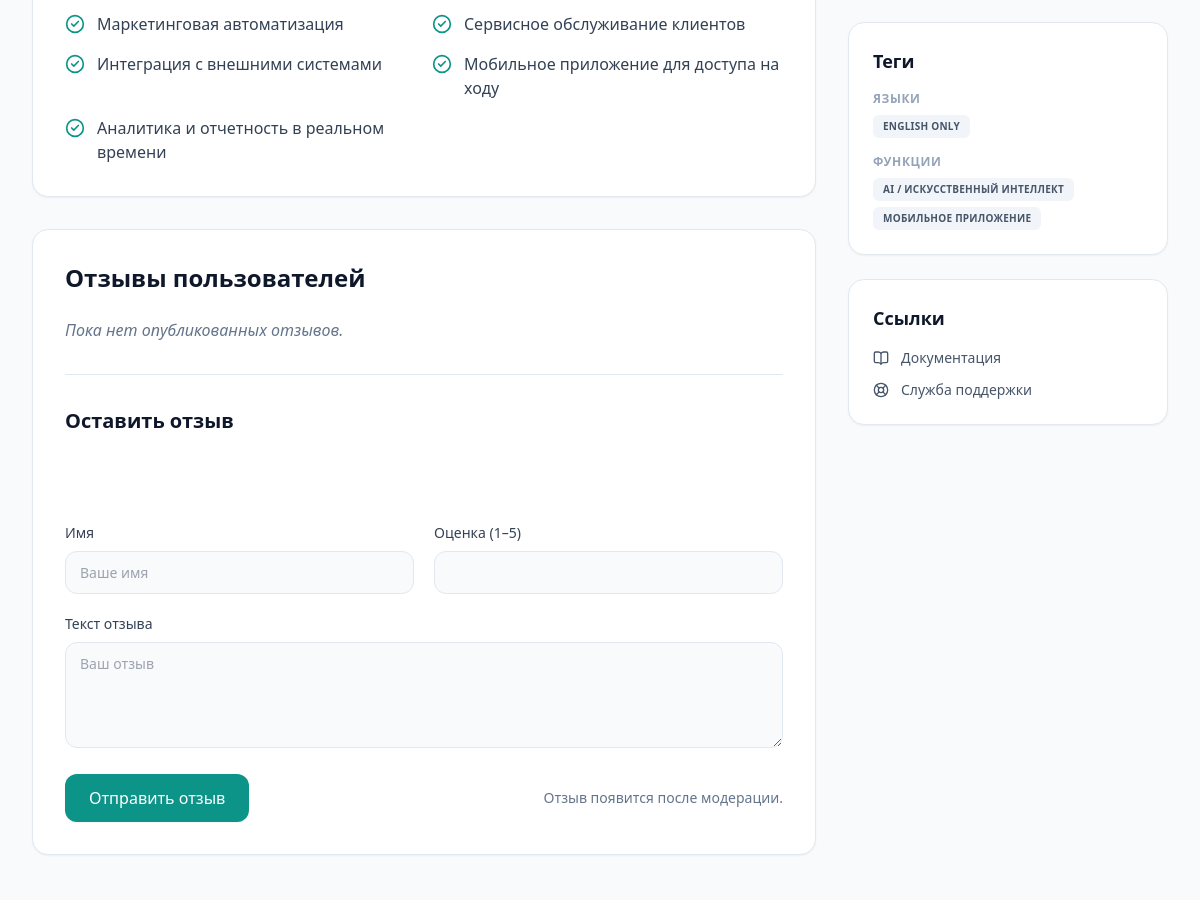
Before: /crm/creatio/ (middle part) with the older database file.
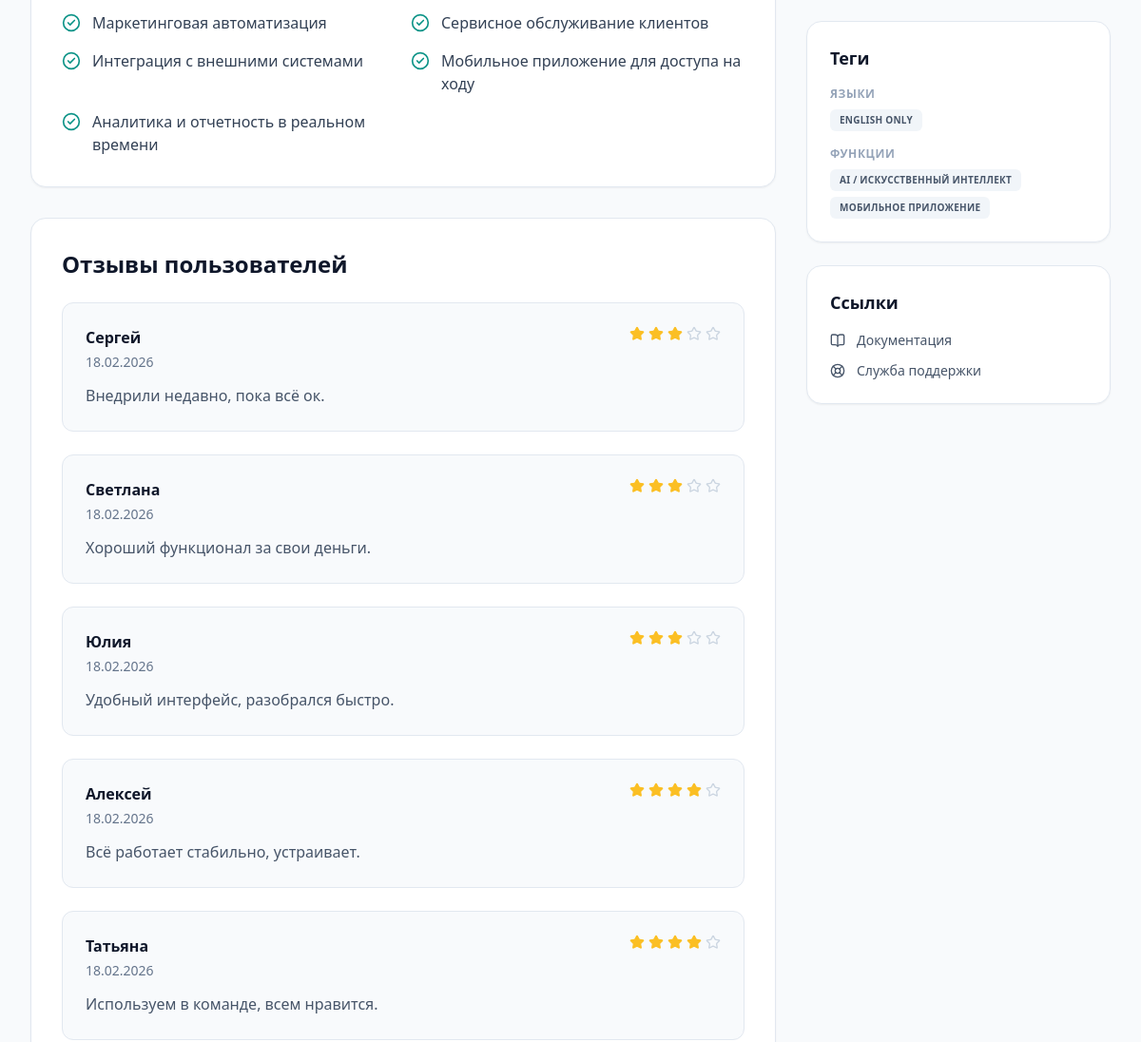
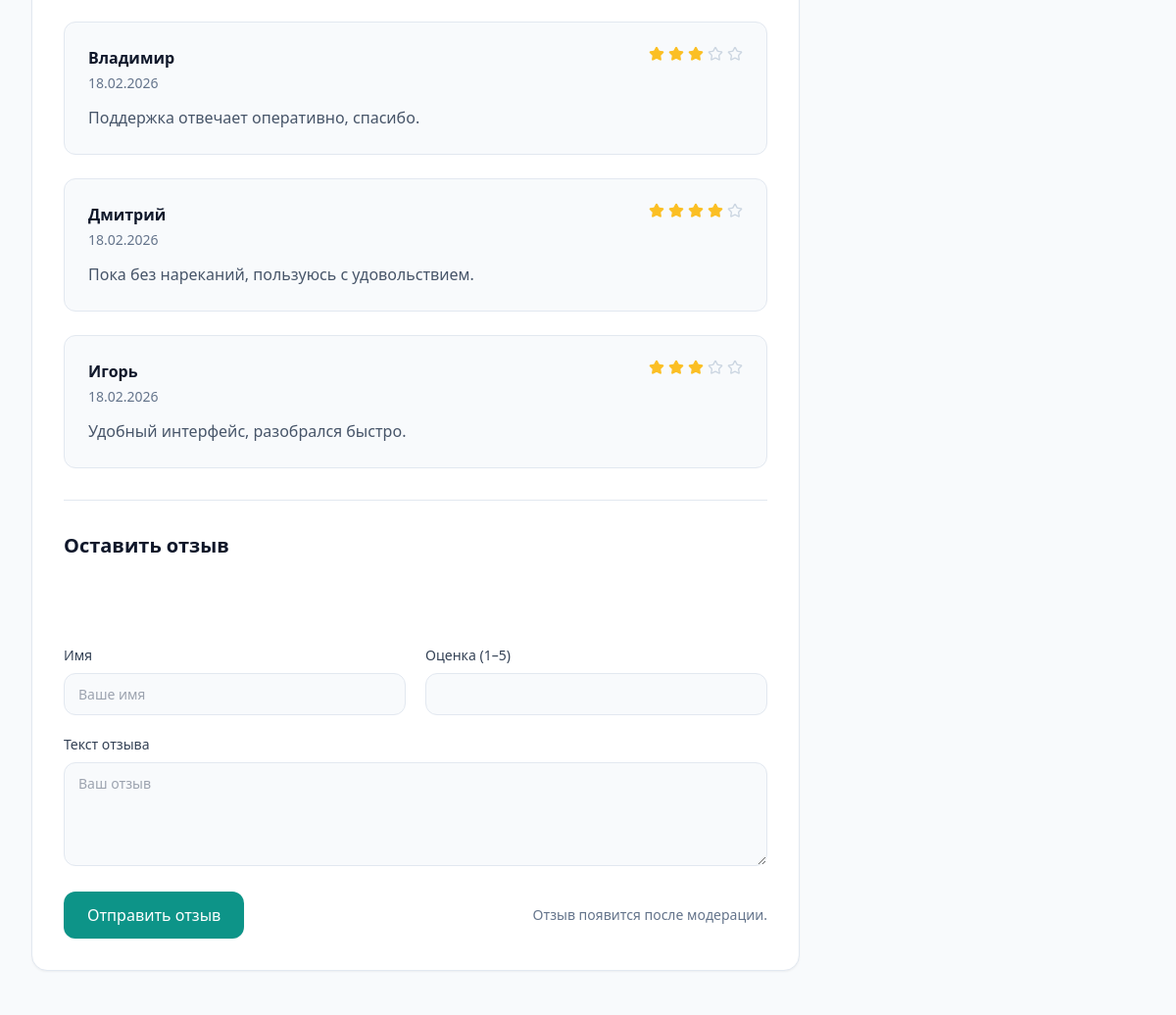
After: the same page with the newer database file (2 pictures, top to bottom).
### catalog/models.py (models this page shows, shortened)
class Tag(models.Model):
    class Group(models.TextChoices):
        INTEGRATION = "integration", "Интеграции"
        SUPPORT = "support", "Поддержка"
        LANGUAGE = "language", "Языки"
        FEATURE = "feature", "Функции"
        INDUSTRY = "industry", "Отрасли"
        OTHER = "other", "Другое"
    name = models.CharField("Название", max_length=120)
    slug = models.SlugField("Slug", max_length=140)
    group = models.CharField("Группа", max_length=32, choices=Group.choices, default=Group.OTHER)
    sort_order = models.PositiveIntegerField("Порядок", default=100)
    class Meta:
        verbose_name = "Тег"
        verbose_name_plural = "Теги"
        constraints = [models.UniqueConstraint(fields=["group", "slug"], name="uniq_tag_group_slug")]

class Review(models.Model):
    product = models.ForeignKey(Product, verbose_name="Сервис", related_name="reviews", on_delete=models.CASCADE)
    author_name = models.CharField("Имя", max_length=80)
    rating = models.PositiveSmallIntegerField(
        "Оценка",
        validators=[MinValueValidator(1), MaxValueValidator(5)],
    )
    text = models.TextField("Текст отзыва", max_length=2000)
    is_published = models.BooleanField("Опубликовано", default=False)
    created_at = models.DateTimeField("Создано", auto_now_add=True)
    class Meta:
        verbose_name = "Отзыв"
        verbose_name_plural = "Отзывы"
        ordering = ["-created_at"]

### catalog/views.py (the view, shortened to what this page needs)
# urls.py: path("<slug:top_slug>/<slug:slug>/", views.category_or_product, name="category_or_product"),
def category_or_product(request: HttpRequest, top_slug: str, slug: str) -> HttpResponse:
    top = get_object_or_404(Category, parent__isnull=True, slug=top_slug)
    subcat = Category.objects.filter(parent=top, slug=slug).first()
    top_ids = descendant_category_ids(top)
    product = (
        Product.objects.filter(is_published=True, category_id__in=top_ids, slug=slug)
        .select_related("category")
        .prefetch_related("tags")
        .first()
    )
    if not product:
        raise Http404
    if request.method == "POST":
        form = ReviewForm(request.POST)
        if form.is_valid():
            data = {k: v for k, v in form.cleaned_data.items() if k != "website"}
            Review.objects.create(product=product, **data)
            return redirect(product.get_absolute_url() + "#reviews")
    else:
        form = ReviewForm()
    published_reviews = product.reviews.filter(is_published=True)
    breadcrumbs = [
        ("Главная", reverse("catalog:home")),
        (top.name, top.get_absolute_url()),
        (product.name, product.get_absolute_url()),
    ]
    base = _base_url(request)
    meta_description = (product.short_description or product.description or "")[:160]
    if not meta_description:
        meta_description = f"{product.name} — обзор в каталоге {top.name}. {DEFAULT_META_DESCRIPTION}"
    else:
        meta_description = meta_description.strip() + ("…" if len((product.short_description or product.description or "")) > 160 else "")
    structured = [
        breadcrumb_list(breadcrumbs, base),
        software_application_ld(product, base),
    ]
    review_ld = review_list_ld(product, list(published_reviews), base)
    if review_ld:
        structured.append(review_ld)
    saved_ids = list(request.session.get(SESSION_SAVED, []))
    compare_ids = list(request.session.get(SESSION_COMPARE, []))
    top_ids = descendant_category_ids(top)
    popular_products = _popular_products(category_ids=top_ids, exclude_product_id=product.id)
    return render(
        request,
        "catalog/product_detail.html",
        {
            "product": product,
            "top": top,
            "breadcrumbs": breadcrumbs,
            "canonical_url": product.get_absolute_url(),
            "meta_description": meta_description,
            "structured_data_scripts": _structured_data_scripts(structured),
            "published_reviews": published_reviews,
            "review_form": form,
            "tags_by_group": product.get_tags_by_group(),
            "product_in_saved": product.id in saved_ids,
            "product_in_compare": product.id in compare_ids,
            "popular_products": popular_products,
        },
    )

### catalog/forms.py (shortened to what this page needs)
class ReviewForm(forms.ModelForm):
    website = forms.CharField(
        required=False,
        label="",
        widget=forms.TextInput(
            attrs={
                "autocomplete": "off",
                "tabindex": "-1",
                "class": "d-none",
            }
        ),
        help_text="",
    )
    class Meta:
        model = Review
        fields = ["author_name", "rating", "text"]
        widgets = {
            "author_name": forms.TextInput(attrs={"class": "form-control", "placeholder": "Ваше имя"}),
            "rating": forms.NumberInput(attrs={"class": "form-control", "min": "1", "max": "5"}),
            "text": forms.Textarea(attrs={"class": "form-control", "rows": 4, "placeholder": "Ваш отзыв"}),
        }

### catalog/context_processors.py (called while the page is built)
def _get_saved_ids(request):
    return list(request.session.get(SESSION_SAVED, []))

def _get_compare_ids(request):
    return list(request.session.get(SESSION_COMPARE, []))

def top_categories(request):
    try:
        qs = Category.objects.filter(parent__isnull=True).order_by("sort_order", "name")
    except Exception:
        qs = Category.objects.none()
    saved_ids = _get_saved_ids(request)
    compare_ids = _get_compare_ids(request)
    return {
        "TOP_CATEGORIES": qs,
        "saved_product_ids": saved_ids,
        "compare_product_ids": compare_ids,
        "saved_count": len(saved_ids),
        "compare_count": len(compare_ids),
        "max_compare": MAX_COMPARE,
    }

### catalog/models.py (called while the page is built)
    def get_top(self) -> "Category":
        cur: Category = self
        while cur.parent_id is not None:
            cur = cur.parent  # type: ignore[assignment]
        return cur

    def get_absolute_url(self) -> str:
        if self.parent_id is None:
            return reverse("catalog:category_top", kwargs={"top_slug": self.slug})
        return reverse(
            "catalog:category_or_product",
            kwargs={"top_slug": self.get_top().slug, "slug": self.slug},
        )

    def get_top(self) -> Category:
        return self.category.get_top()

    def get_absolute_url(self) -> str:
        top = self.get_top()
        return reverse("catalog:category_or_product", kwargs={"top_slug": top.slug, "slug": self.slug})

### catalog/seo.py (called while the page is built)
def _strip_script(s: str, max_len: int = 500) -> str:
    if not s:
        return ""
    s = str(s).replace("</script>", "").strip()[:max_len]
    return s

### catalog/views.py (called while the page is built)
def _base_url(request: HttpRequest) -> str:
    return request.build_absolute_uri("/").rstrip("/")

### templates/catalog/product_detail.html (shortened to what this page needs)
{% extends "base.html" %}
{% load humanize %}
{% load static %}
{% block content %}
<section class="py-12 bg-slate-50">
  <div class="max-w-7xl mx-auto px-4 sm:px-6 lg:px-8">
    <div class="flex flex-col lg:flex-row gap-8">
      <div class="flex-1 min-w-0">
        {% if product.key_features %}
        <div class="bg-white rounded-2xl border border-slate-200 p-8 shadow-sm mb-8" data-aos="fade-up">
          <div class="grid sm:grid-cols-2 gap-4">
            {% for line in product.key_features.splitlines %}
              {% if line %}
                <div class="flex items-start gap-3">
                  <i data-lucide="check-circle-2" class="w-5 h-5 text-teal-600 shrink-0 mt-0.5"></i>
                  <span class="text-slate-700 font-medium">{{ line }}</span>
                </div>
              {% endif %}
            {% endfor %}
          </div>
        </div>
        {% endif %}
        <div class="bg-white rounded-2xl border border-slate-200 p-8 shadow-sm" data-aos="fade-up">
          <h2 class="text-2xl font-heading font-bold text-slate-900 mb-6 m-0">Отзывы пользователей</h2>
          {% if published_reviews %}
            <div class="space-y-6 mb-8">
              {% for r in published_reviews %}
                <div class="p-6 border border-slate-200 rounded-xl bg-slate-50" itemscope itemtype="https://schema.org/Review">
                  <div class="flex justify-between items-start mb-3">
                    <div>
                      <strong class="text-slate-900 font-heading block" itemprop="author" itemscope itemtype="https://schema.org/Person"><span itemprop="name">{{ r.author_name }}</span></strong>
                      <div class="text-slate-500 text-sm mt-1">{% if r.created_at %}<time itemprop="datePublished" datetime="{{ r.created_at|date:'c' }}">{{ r.created_at|date:"d.m.Y" }}</time>{% endif %}</div>
                    </div>
                    <div class="flex items-center gap-1" itemprop="reviewRating" itemscope itemtype="https://schema.org/Rating">
                      {% for i in "12345" %}
                        <i data-lucide="star" class="w-4 h-4 {% if forloop.counter <= r.rating %}fill-amber-400 text-amber-400{% else %}text-slate-300{% endif %}"></i>
                      {% endfor %}
                    </div>
                  </div>
                  <div class="text-slate-600 leading-relaxed" itemprop="reviewBody">{{ r.text|linebreaksbr }}</div>
                </div>
              {% endfor %}
            </div>
          {% else %}
            <p class="text-slate-500 italic mb-8">Пока нет опубликованных отзывов.</p>
          {% endif %}
          <div class="border-t border-slate-200 pt-8 mt-8">
            <h3 class="text-xl font-heading font-bold text-slate-900 mb-6 m-0">Оставить отзыв</h3>
            <form method="post" class="space-y-5 m-0">
              {{ review_form.website }}
              <div class="grid sm:grid-cols-2 gap-5">
                <div>
                  <label class="block text-sm font-medium text-slate-700 mb-2">Имя</label>
                  {{ review_form.author_name }}
                </div>
                <div>
                  <label class="block text-sm font-medium text-slate-700 mb-2">Оценка (1–5)</label>
                  {{ review_form.rating }}
                </div>
              </div>
              <div>
                <label class="block text-sm font-medium text-slate-700 mb-2">Текст отзыва</label>
                {{ review_form.text }}
              </div>
              <div class="flex items-center justify-between mt-6">
                <button type="submit" class="inline-flex items-center justify-center px-6 py-3 rounded-xl text-base font-medium text-white bg-teal-600 hover:bg-teal-700 shadow-sm transition-all cursor-pointer border-none">
                  Отправить отзыв
                </button>
                <p class="text-slate-500 text-sm m-0 hidden sm:block">Отзыв появится после модерации.</p>
              </div>
            </form>
          </div>
        </div>
      </div>
      <div class="w-full lg:w-80 shrink-0 flex flex-col gap-6" data-aos="fade-up" data-aos-anchor="#product-aos-anchor">
        {% if tags_by_group %}
        <div class="bg-white rounded-2xl border border-slate-200 p-6 shadow-sm">
          <h3 class="text-lg font-heading font-bold text-slate-900 mb-4 m-0">Теги</h3>
          <div class="space-y-4">
            {% for group_label, tags in tags_by_group %}
              <div>
                <div class="text-xs font-semibold text-slate-400 uppercase tracking-wider mb-2">{{ group_label }}</div>
                <div class="flex flex-wrap gap-1.5">
                  {% for t in tags %}
                    <span class="inline-flex items-center px-2.5 py-1 rounded-md text-[10px] font-bold tracking-wide uppercase bg-slate-100 text-slate-600">{{ t.name }}</span>
                  {% endfor %}
                </div>
              </div>
            {% endfor %}
          </div>
        </div>
        {% endif %}
        {% if product.documentation_url or product.support_url %}
        <div class="bg-white rounded-2xl border border-slate-200 p-6 shadow-sm">
          <h3 class="text-lg font-heading font-bold text-slate-900 mb-4 m-0">Ссылки</h3>
          <div class="space-y-3">
            {% if product.documentation_url %}
              <a href="{{ product.documentation_url }}" target="_blank" rel="noopener" class="flex items-center gap-3 text-slate-600 hover:text-teal-600 transition-colors no-underline text-sm font-medium">
                <i data-lucide="book-open" class="w-4 h-4"></i>
                Документация
              </a>
            {% endif %}
            {% if product.support_url %}
              <a href="{{ product.support_url }}" target="_blank" rel="noopener" class="flex items-center gap-3 text-slate-600 hover:text-teal-600 transition-colors no-underline text-sm font-medium">
                <i data-lucide="life-buoy" class="w-4 h-4"></i>
                Служба поддержки
              </a>
            {% endif %}
          </div>
        </div>
        {% endif %}
      </div>
    </div>
  </div>
</section>
{% endblock %}

### templates/base.html (shortened to what this page needs)
{% load static %}
<!DOCTYPE html>
<html lang="ru">
<head>
  <script defer src="https://cdn.tailwindcss.com"></script>
  <link href="https://cdn.jsdelivr.net/npm/aos@2.3.1/dist/aos.css" rel="stylesheet">
</head>
<body class="bg-slate-50 text-slate-900 font-sans antialiased min-h-screen flex flex-col">
  <main class="flex-grow">
    {% block content %}{% endblock %}
  </main>
</body>
</html>

### templates/base.html (style rules this page uses)
.lucide { display: inline-block; vertical-align: middle; }

### templates/catalog/product_detail.html (style rules this page uses)
#id_author_name, #id_rating, #id_text { width: 100%; padding: 0.625rem 0.875rem; border-radius: 0.75rem; border: 1px solid #e2e8f0; background-color: #f8fafc; font-size: 0.875rem; transition: all 0.2s; }

Changed rows visible on the page:
added Review: author_name "Сергей", created_at "18.02.2026", rating 3 (drawn), text "Внедрили недавно, пока всё ок."
added Review: author_name "Светлана", created_at "18.02.2026", rating 3 (drawn), text "Хороший функционал за свои деньги."
added Review: author_name "Юлия", created_at "18.02.2026", rating 3 (drawn), text "Удобный интерфейс, разобрался быстро."
added Review: author_name "Алексей", created_at "18.02.2026", rating 4 (drawn), text "Всё работает стабильно, устраивает."
added Review: author_name "Татьяна", created_at "18.02.2026", rating 4 (drawn), text "Используем в команде, всем нравится."
added Review: author_name "Владимир", created_at "18.02.2026", rating 3 (drawn), text "Поддержка отвечает оперативно, спасибо."
added Review: author_name "Дмитрий", created_at "18.02.2026", rating 4 (drawn), text "Пока без нареканий, пользуюсь с удовольствием."
added Review: author_name "Игорь", created_at "18.02.2026", rating 3 (drawn), text "Удобный интерфейс, разобрался быстро."
Other visible differences:
text no longer shown: "Пока нет опубликованных отзывов."
